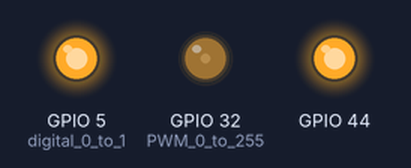
Bench run of a sketch on a simulated ESP32. On the bench: output pins drawn as LEDs (lit = HIGH).

Above: at 0.05 s.
At 3.95 s:
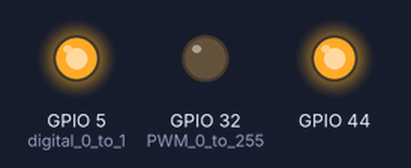
At 6.05 s:
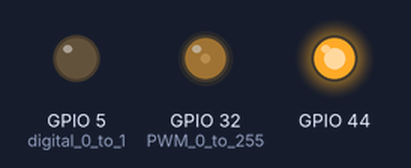
At 7.95 s:
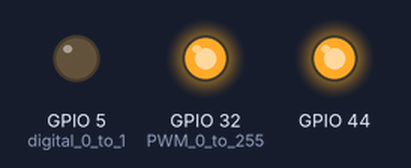
At 16.95 s:
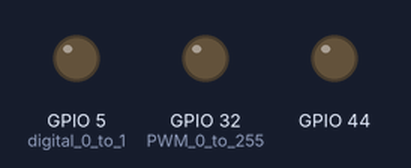
Timing chart, 0 to 22.1 s (numbered marks = the images above):
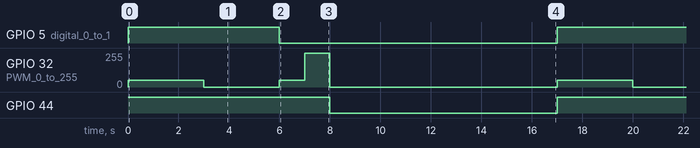

Measured:
- by itself, GPIO 5 (digital_0_to_1): alternates HIGH for 6.0 s and LOW for 11.0 s
- by itself, GPIO 32 (PWM_0_to_255): repeats every 17.0 s: 0/255 3.0 s, 50/255 1.0 s, 255/255 1.0 s, 0/255 9.0 s, 50/255 3.0 s
- by itself, GPIO 44: alternates HIGH for 8.0 s and LOW for 9.0 s

The sketch:

dual-check.ino
```cpp
// (licence header left out)
// You are suppossed to get it working using the web-app
// Draw your circuit diagram first
// This program will just tell you if  the connections are working
// See https://www.pololu.com/product/2135 for assistance

void setup() {
    pinMode(A4, OUTPUT);   // PWM 0 to 255
    pinMode(D4, OUTPUT);   // digital 0 to 1
    pinMode(D7, OUTPUT);

}

void loop() {

    digitalWrite(D7, 1);    // D7 on
    digitalWrite(D4, 1);    // set one direction
    analogWrite(A4, 50);   // go medium
    delay(3000);

    analogWrite(A4, 0);     // stop
    delay(3000);

    digitalWrite(D4, 0);    // set the other direction
    analogWrite(A4, 50);   // go medium
    delay(1000);

    analogWrite(A4, 255);   // go full speed
    delay(1000);

    analogWrite(A4, 0);     // stop

    digitalWrite(D7, 0);    // D7 off
    delay(9000);            // wait 9 seconds

}
```
